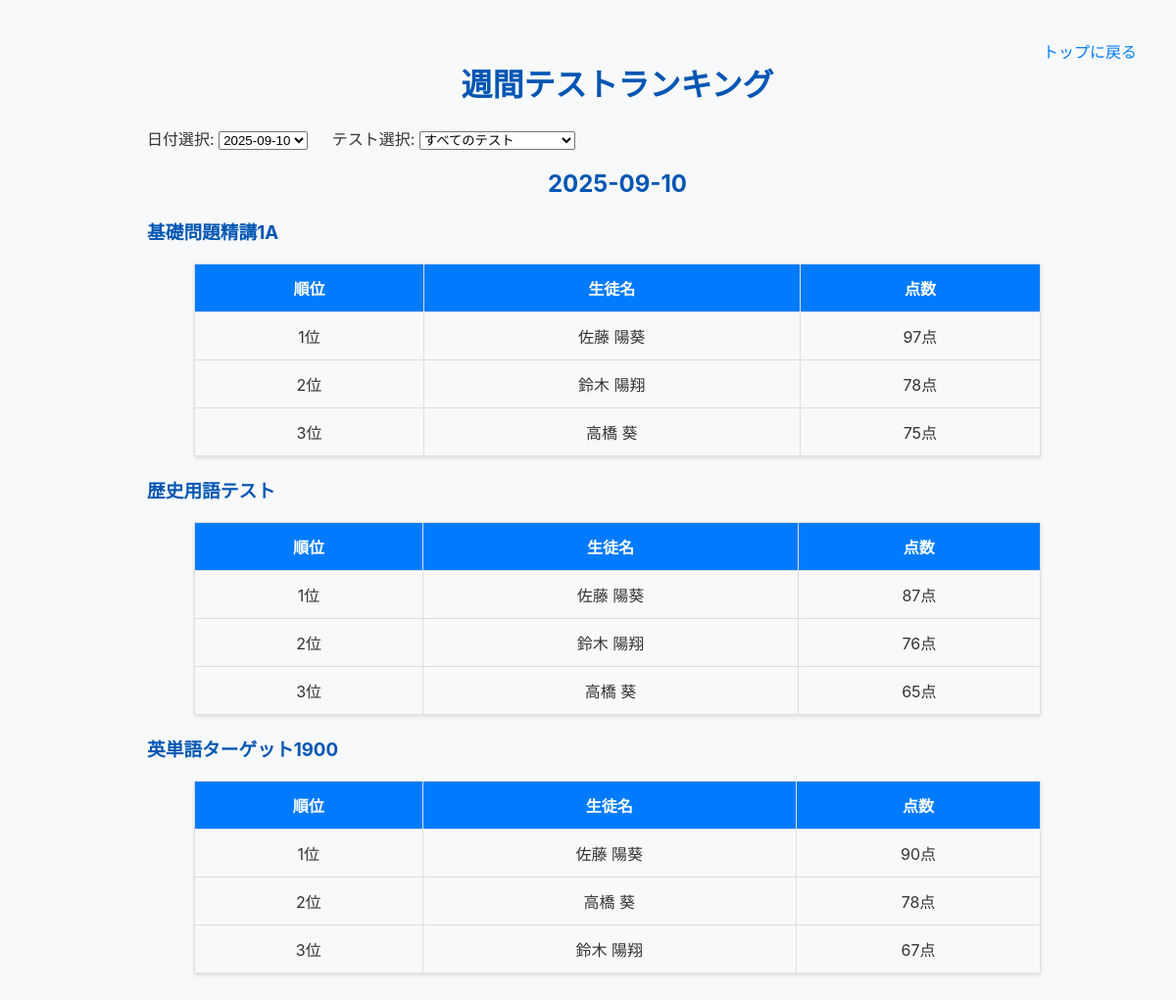
Page /ranking on the committed database.
### tables this page shows
CREATE TABLE scores (
    id INTEGER PRIMARY KEY AUTOINCREMENT,
    student_id INTEGER NOT NULL,
    test_id INTEGER NOT NULL,
    score INTEGER,
    test_date TEXT NOT NULL,
    FOREIGN KEY (student_id) REFERENCES students (id),
    FOREIGN KEY (test_id) REFERENCES tests (id)
);

CREATE TABLE tests (
    id INTEGER PRIMARY KEY AUTOINCREMENT,
    name TEXT NOT NULL UNIQUE
);

CREATE TABLE students (
    id INTEGER PRIMARY KEY AUTOINCREMENT,
    name TEXT NOT NULL UNIQUE
);

### app.py (the view)
@app.route('/ranking')
def ranking():
    conn = get_db_connection()
    all_dates_data = conn.execute("SELECT DISTINCT test_date FROM scores ORDER BY test_date DESC").fetchall()
    all_dates = [row['test_date'] for row in all_dates_data]
    all_tests = conn.execute("SELECT * FROM tests ORDER BY name").fetchall()
    selected_date = request.args.get('test_date')
    selected_test_id = request.args.get('test_id', 'all')
    if not selected_date and all_dates:
        today = date.today()
        selected_date = min(all_dates, key=lambda d: abs(datetime.strptime(d, '%Y-%m-%d').date() - today))
    rankings_data = []
    if selected_date:
        query = """
            SELECT t.name as test_name, st.name as student_name, s.score
            FROM scores s
            JOIN tests t ON s.test_id = t.id
            JOIN students st ON s.student_id = st.id
            WHERE s.test_date = ?
        """
        params = [selected_date]
        if selected_test_id != 'all':
            query += " AND s.test_id = ?"
            params.append(int(selected_test_id))
        query += " ORDER BY t.name, s.score DESC"
        filtered_scores = conn.execute(query, tuple(params)).fetchall()
        processed_tests = set()
        for score in filtered_scores:
            test_name = score['test_name']
            if test_name not in processed_tests:
                test_records = [r for r in filtered_scores if r['test_name'] == test_name]
                rankings_data.append({
                    "test_name": test_name,
                    "records": test_records
                })
                processed_tests.add(test_name)
    conn.close()
    return render_template('ranking.html',
                           rankings_data=rankings_data,
                           all_dates=all_dates,
                           all_tests=all_tests,
                           selected_date=selected_date,
                           selected_test_id=int(selected_test_id) if selected_test_id != 'all' else 'all')

### app.py (called while the page is built)
def get_db_connection():
    conn = sqlite3.connect('database.db')
    conn.row_factory = sqlite3.Row
    return conn

### templates/ranking.html (shortened to what this page needs)
{% extends "base.html" %}
{% block content %}
    <h1 style="text-align: center;">週間テストランキング</h1>
    <form method="GET" action="{{ url_for('ranking') }}" class="filter-form">
        <label for="test_date">日付選択:</label>
        <select id="test_date" name="test_date" onchange="this.form.submit()">
            {% for date in all_dates %}
                <option value="{{ date }}" {% if date == selected_date %}selected{% endif %}>{{ date }}</option>
            {% endfor %}
        </select>
        <label for="test_id" style="margin-left: 20px;">テスト選択:</label>
        <select id="test_id" name="test_id" onchange="this.form.submit()">
            <option value="all" {% if selected_test_id == 'all' %}selected{% endif %}>すべてのテスト</option>
        </select>
    </form>
    <div class="ranking-container">
        <h2 style="text-align: center;">{{ selected_date }}</h2>
        {% for ranking in rankings_data %}
            <h3>{{ ranking.test_name }}</h3>
            <table>
                <thead>
                    <tr>
                        <th>順位</th>
                        <th>生徒名</th>
                        <th>点数</th>
                    </tr>
                </thead>
                <tbody>
                    {% for record in ranking.records %}
                    <tr>
                        <td>{{ loop.index }}位</td>
                        <td>{{ record.student_name }}</td>
                        <td>{{ record.score }}点</td>
                    </tr>
                    {% endfor %}
                </tbody>
            </table>
        {% else %}
            <p style="text-align: center;">この条件の成績データはありません。</p>
        {% endfor %}
    </div>
{% endblock %}

### templates/base.html (shortened to what this page needs)
<!DOCTYPE html>
<html lang="ja">
<head>
    <link rel="stylesheet" href="{{ url_for('static', filename='style.css') }}">
</head>
<body>
    {% block top_nav %}
    <div class="top-right-nav">
        <a href="/">トップに戻る</a>
    </div>
    {% endblock %}
    <div id="main-content" class="container">
        {% block content %}{% endblock %}
    </div>
</body>
</html>

### static/style.css (style rules this page uses)
body { position: relative; font-family: -apple-system, BlinkMacSystemFont, "Segoe UI", Roboto, "Helvetica Neue", Arial, sans-serif; background-color: #f8f9fa; color: #333; margin: 20px; }
h1, h2, h3 { color: #0056b3; }
a { color: #007bff; text-decoration: none; }
table { border-collapse: collapse; width: 90%; margin: 20px auto; box-shadow: 0 2px 4px rgba(0,0,0,0.1); }
th, td { border: 1px solid #ddd; padding: 12px; text-align: center; }
th { background-color: #007bff; color: white; }
.container { max-width: 960px; margin: 0 auto; padding: 20px; padding-left: 80px; transition: margin-left 0.3s ease-in-out; }
.top-right-nav { position: absolute; top: 20px; right: 20px; }

### rows in the picture
scores: test_name "基礎問題精講1A", student_name "佐藤 陽葵", score "97"
scores: student_name "鈴木 陽翔", score "78"
scores: student_name "高橋 葵", score "75"
scores: test_name "歴史用語テスト", student_name "佐藤 陽葵", score "87"
scores: student_name "鈴木 陽翔", score "76"
scores: student_name "高橋 葵", score "65"
scores: test_name "英単語ターゲット1900", student_name "佐藤 陽葵", score "90"
scores: student_name "高橋 葵", score "78"
scores: student_name "鈴木 陽翔", score "67"

### other values in the picture
{{ selected_date }} "2025-09-10"
form field test_date "2025-09-10"
